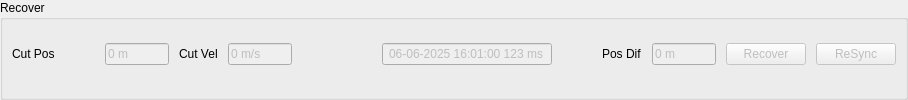
    <widget class="QGroupBox" name="gbRecover">
     <property name="styleSheet">
      <string notr="true"/>
     </property>
     <property name="title">
      <string>Recover</string>
     </property>
     <layout class="QHBoxLayout" name="horizontalLayout_4">
      <property name="spacing">
       <number>10</number>
      </property>
      <property name="leftMargin">
       <number>9</number>
      </property>
      <property name="topMargin">
       <number>0</number>
      </property>
      <property name="rightMargin">
       <number>9</number>
      </property>
      <property name="bottomMargin">
       <number>9</number>
      </property>
      <item>
       <widget class="QLabel" name="label_2">
        <property name="text">
         <string>Cut Pos</string>
        </property>
       </widget>
      </item>
      <item>
       <spacer name="horizontalSpacer_44">
        <property name="orientation">
         <enum>Qt::Orientation::Horizontal</enum>
        </property>
        <property name="sizeHint" stdset="0">
         <size>
          <width>40</width>
          <height>20</height>
         </size>
        </property>
       </spacer>
      </item>
      <item>
       <widget class="QLineEdit" name="txtEStopCutPos">
        <property name="enabled">
         <bool>false</bool>
        </property>
        <property name="sizePolicy">
         <sizepolicy hsizetype="Expanding" vsizetype="Fixed">
          <horstretch>0</horstretch>
          <verstretch>0</verstretch>
         </sizepolicy>
        </property>
        <property name="minimumSize">
         <size>
          <width>64</width>
          <height>0</height>
         </size>
        </property>
        <property name="maximumSize">
         <size>
          <width>64</width>
          <height>16777215</height>
         </size>
        </property>
        <property name="text">
         <string>0 m</string>
        </property>
       </widget>
      </item>
      <item>
       <widget class="QLabel" name="label_26">
        <property name="text">
         <string>Cut Vel</string>
        </property>
       </widget>
      </item>
      <item>
       <widget class="QLineEdit" name="txtEStopCutVel">
        <property name="enabled">
         <bool>false</bool>
        </property>
        <property name="minimumSize">
         <size>
          <width>64</width>
          <height>0</height>
         </size>
        </property>
        <property name="maximumSize">
         <size>
          <width>64</width>
          <height>16777215</height>
         </size>
        </property>
        <property name="text">
         <string>0 m/s</string>
        </property>
       </widget>
      </item>
      <item>
       <spacer name="horizontalSpacer_46">
        <property name="orientation">
         <enum>Qt::Orientation::Horizontal</enum>
        </property>
        <property name="sizeHint" stdset="0">
         <size>
          <width>40</width>
          <height>20</height>
         </size>
        </property>
       </spacer>
      </item>
      <item>
       <spacer name="horizontalSpacer_42">
        <property name="orientation">
         <enum>Qt::Orientation::Horizontal</enum>
        </property>
        <property name="sizeHint" stdset="0">
         <size>
          <width>40</width>
          <height>20</height>
         </size>
        </property>
       </spacer>
      </item>
      <item>
       <widget class="QLineEdit" name="txtEStopCutTime">
        <property name="enabled">
         <bool>false</bool>
        </property>
        <property name="sizePolicy">
         <sizepolicy hsizetype="Expanding" vsizetype="Fixed">
          <horstretch>0</horstretch>
          <verstretch>0</verstretch>
         </sizepolicy>
        </property>
        <property name="minimumSize">
         <size>
          <width>170</width>
          <height>0</height>
         </size>
        </property>
        <property name="text">
         <string>06-06-2025 16:01:00 123 ms</string>
        </property>
        <property name="alignment">
         <set>Qt::AlignmentFlag::AlignCenter</set>
        </property>
       </widget>
      </item>
      <item>
       <spacer name="horizontalSpacer_43">
        <property name="orientation">
         <enum>Qt::Orientation::Horizontal</enum>
        </property>
        <property name="sizeHint" stdset="0">
         <size>
          <width>40</width>
          <height>20</height>
         </size>
        </property>
       </spacer>
      </item>
      <item>
       <widget class="QLabel" name="label_27">
        <property name="text">
         <string>Pos Dif</string>
        </property>
       </widget>
      </item>
      <item>
       <widget class="QLineEdit" name="txtEStopPosDiff">
        <property name="enabled">
         <bool>false</bool>
        </property>
        <property name="minimumSize">
         <size>
          <width>64</width>
          <height>0</height>
         </size>
        </property>
        <property name="maximumSize">
         <size>
          <width>64</width>
          <height>16777215</height>
         </size>
        </property>
        <property name="text">
         <string>0 m</string>
        </property>
       </widget>
      </item>
      <item>
       <widget class="QPushButton" name="btnRecover">
        <property name="enabled">
         <bool>false</bool>
        </property>
        <property name="text">
         <string>Recover</string>
        </property>
       </widget>
      </item>
      <item>
       <widget class="QPushButton" name="btnResync">
        <property name="enabled">
         <bool>false</bool>
        </property>
        <property name="text">
         <string>ReSync</string>
        </property>
       </widget>
      </item>
     </layout>
    </widget>
